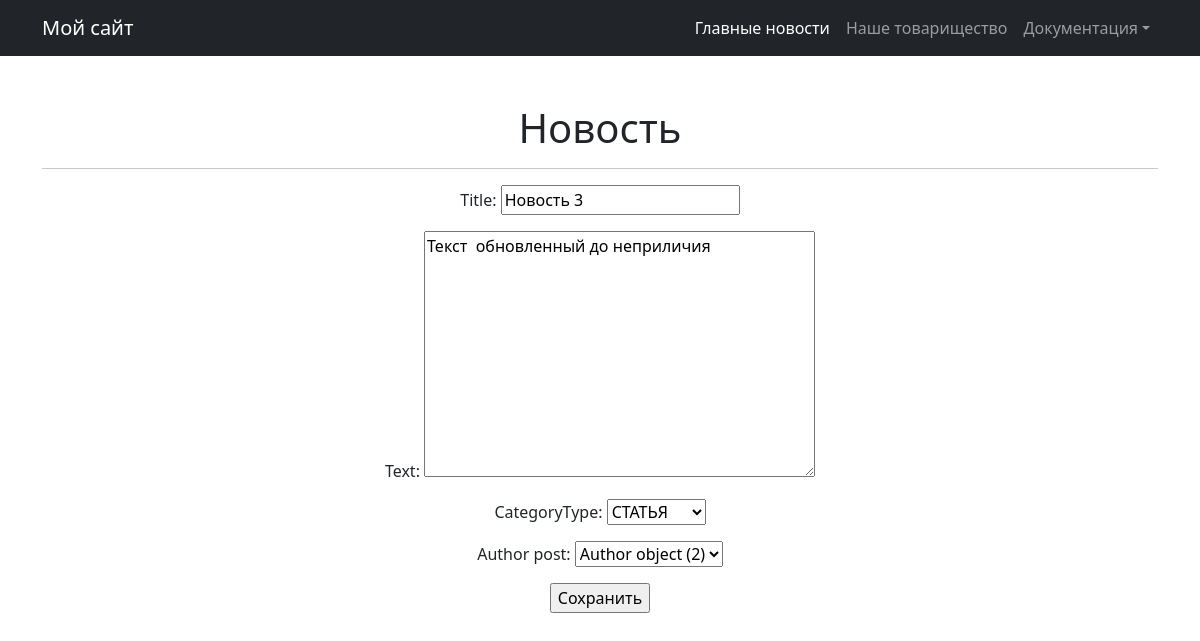
Screenshot of /news/3/update/ (signed in) with the database file from the repository.
### new/models.py (models this page shows, shortened)
class Post(models.Model):
    author_post = models.ForeignKey(Author, on_delete=models.CASCADE)
    NEWS = 'NW'
    ARTICLE = 'AR'
    CATEGORY_CHOICES =  (
        ( NEWS, 'НОВОСТЬ'),
        (ARTICLE, 'СТАТЬЯ')
    )
    categoryType = models.CharField(max_length=2, choices=CATEGORY_CHOICES, default=ARTICLE)
    dataCreation = models.DateTimeField(auto_now_add=True)
    postCategory = models.ManyToManyField(Category, through='PostCategory')
    title = models.CharField(max_length=128)
    text = models.TextField()
    rating = models.SmallIntegerField(default=0)

### new/views.py (the view)
# urls.py: path('<int:pk>/update/', PostUpdate.as_view(), name='post_update'),
class PostUpdate(PermissionRequiredMixin, UpdateView):
    permission_required = ('new.change_post',)
    form_class = PostForm
    model = Post
    template_name = 'post_edit.html'

### new/forms.py
class PostForm(forms.ModelForm):
   class Meta:
       model = Post
       fields = [
           'title',
           'text',
           'categoryType',
           'author_post'
       ]

### templates/post_edit.html (shortened to what this page needs)
{% extends 'flatpages/default.html' %}
{% block content %}
<h1>Новость</h1>
<hr>
<form action="" method="post">
   {{ form.as_p }}
   <input type="submit" value="Сохранить" />
</form>
{% endblock content %}

### rows the page displays
Post: title "Новость 3", text "Текст обновленный до неприличия", categoryType "СТАТЬЯ", author_post "Author object (2)"
